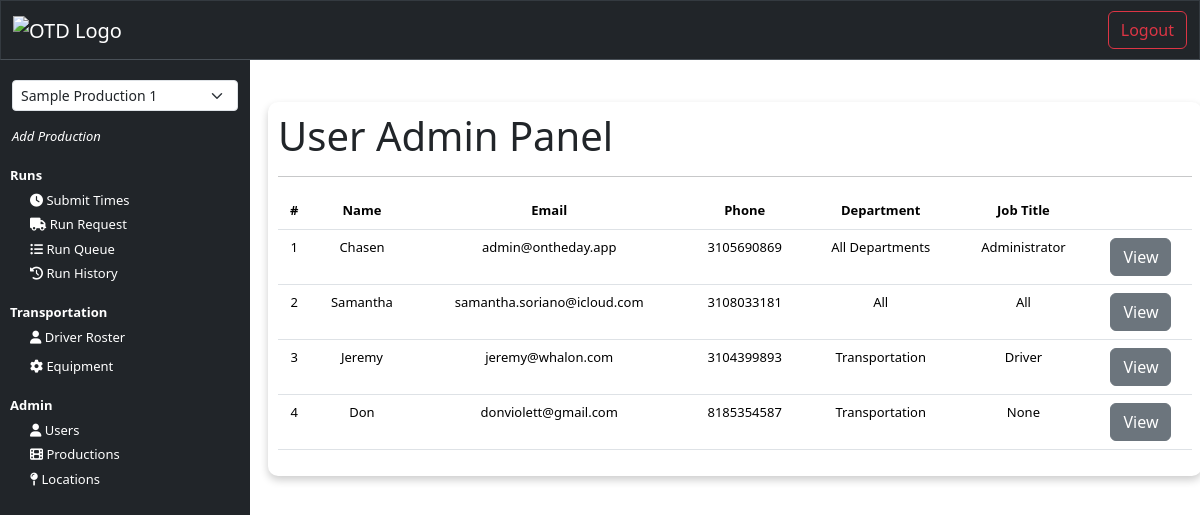
Page /user_admin (signed in) on the earlier database version.
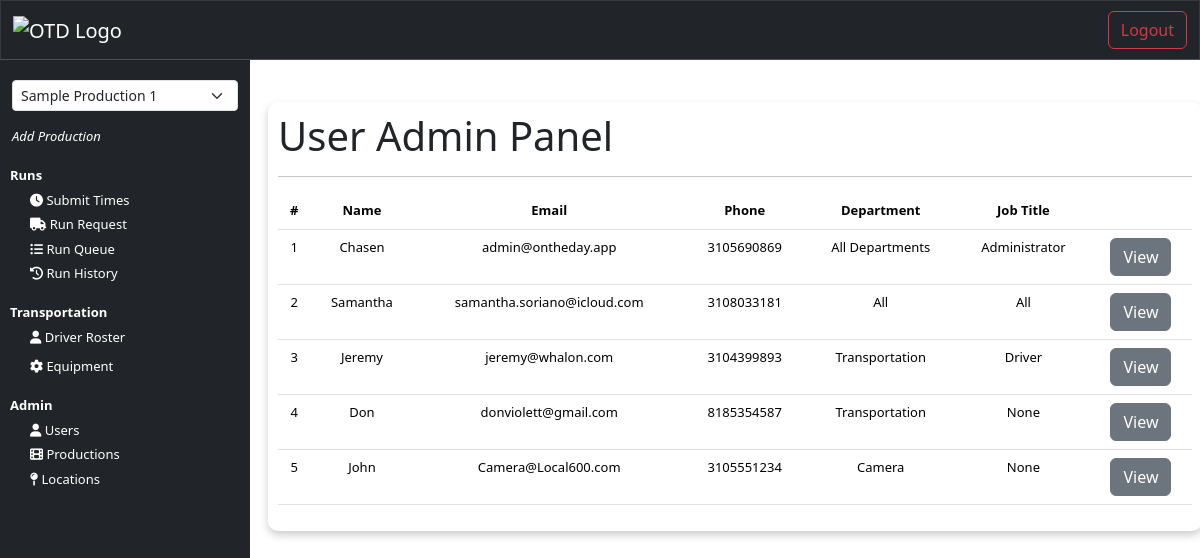
Same page on the later database version.
### core/models.py (models this page shows, shortened)
class NewUser(AbstractBaseUser, PermissionsMixin):
    email = models.EmailField(_('email address'), unique=True)
    username = models.CharField(max_length=150, unique=True)
    first_name = models.CharField(max_length=150)
    last_name = models.CharField(max_length=150)
    start_date = models.DateTimeField(default=timezone.now)
    is_staff = models.BooleanField(default=False)
    is_active = models.BooleanField(default=False)
    production_title = models.CharField(max_length=150, blank=True, null=True)
    phone_number = models.CharField(max_length=20)
    department = models.CharField(max_length=150, blank=True)
    job_title = models.CharField(max_length=150, blank=True, null=True)
    productions = models.ManyToManyField('Production', related_name='users', blank=True)
    objects = CustomAccountManager()
    USERNAME_FIELD = 'email'
    REQUIRED_FIELDS = ['username', 'first_name']

### interface/views.py (the view)
# urls.py: path('user_admin', views.user_admin, name="user_admin"),
@login_required(login_url=login)
def user_admin(request):
    users = NewUser.objects.all()
    user = get_object_or_404(NewUser, id=request.user.id)
    user_productions = user.productions.filter(is_active=True)
    context = {
        'users': users,
        'user_productions': user_productions,
    }
    return render(request, 'interface/user_admin.html', context = context)

### interface/templates/interface/user_admin.html
{% extends 'interface/layout.html' %}
{% load crispy_forms_tags %}
{% block content %}
    <main>
        <br>
        <div class="container card-body">
            <h1>User Admin Panel</h1>
            <hr>
            <div class="table-responsive">
                <table class="table">
                    <thead>
                        <tr>
                            <th scope="col">#</th>
                            <th scope="col">Name</th>
                            <th scope="col">Email</th>
                            <th scope="col">Phone</th>
                            <th scope="col">Department</th>
                            <th scope="col">Job Title</th>
                            <th scope="col"></th>
                        </tr>
                    </thead>
                    <tbody>
                        {% for user in users %}
                            <tr>
                                <td>{{ user.id }}</td>
                                <td>{{ user.first_name }} {{ users.last_name }}</td>
                                <td>{{ user.email }}</td>
                                <td>{{ user.phone_number }}</td>
                                <td>{{ user.department }}</td>
                                <td>{{ user.job_title }}</td>
                                <td>
                                    <button class="btn btn-secondary">View</button>
                                </td>
                            </tr>
                        {% endfor %}
                    </tbody>
                </table>
            </div>
        </div>
    </main>
{% endblock %}

Differences in the rows shown:
added NewUser: id "5", first_name "John", email "Camera@Local600.com", phone_number "3105551234", department "Camera", job_title "None"
